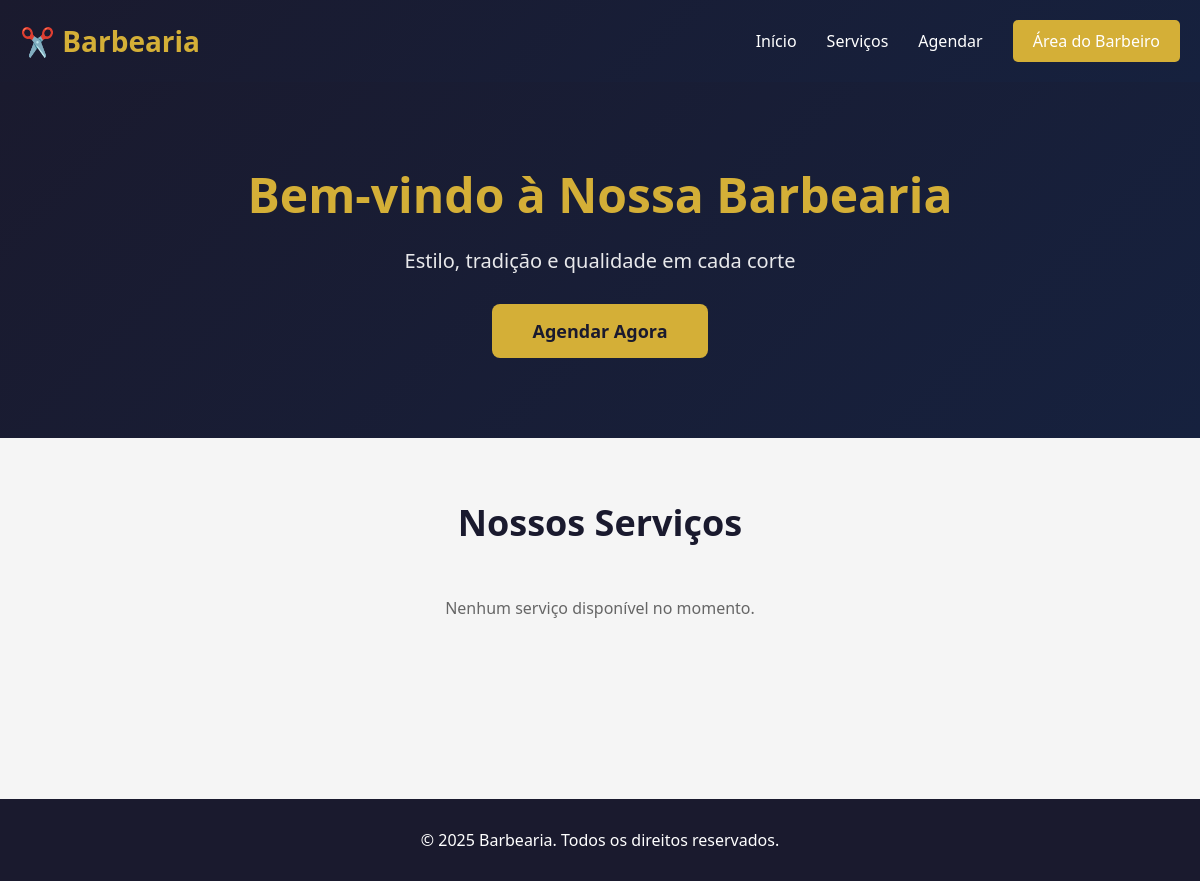
Before: / with the older database file.
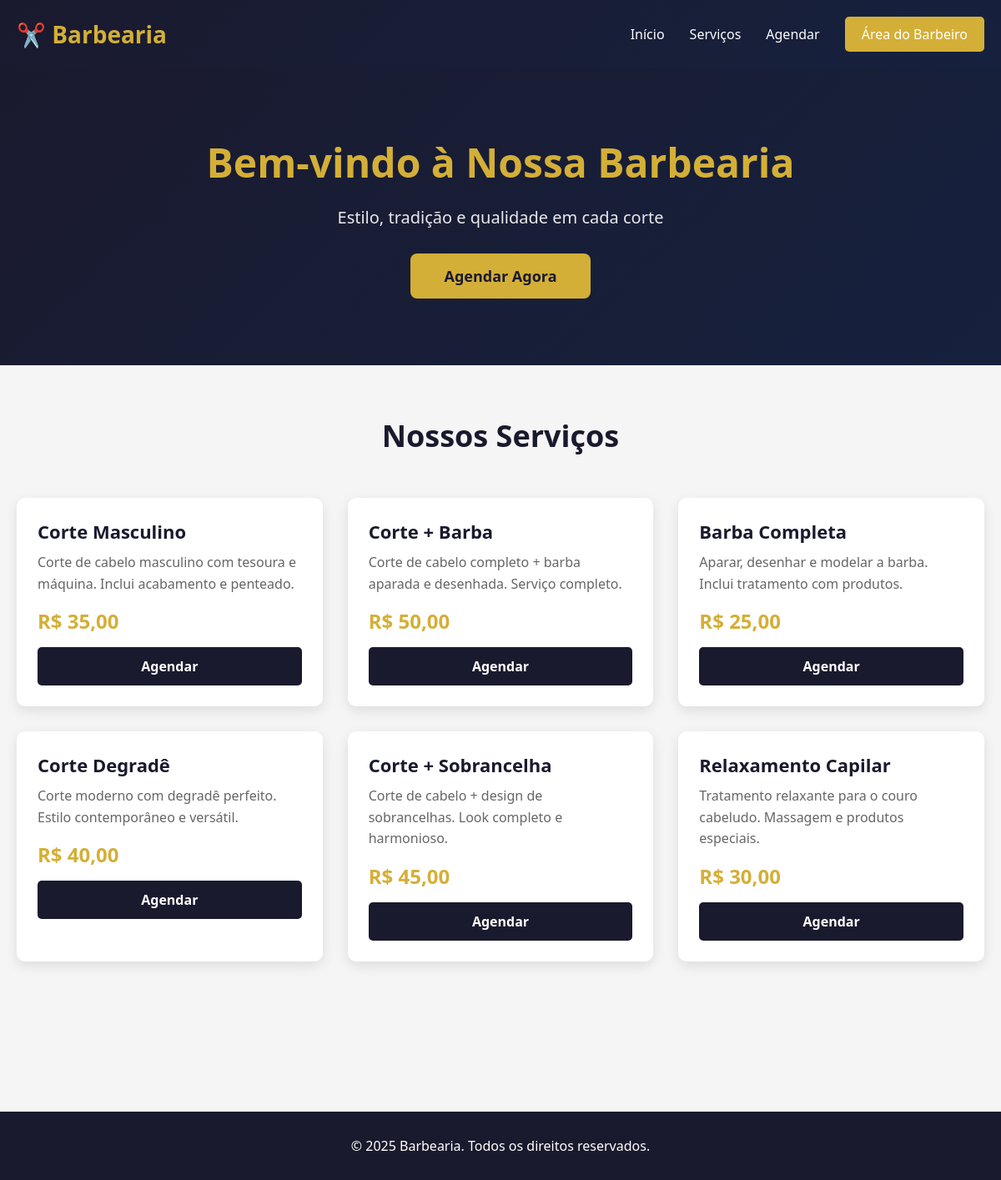
After: the same page with the newer database file.
### tables this page shows
CREATE TABLE `servicos` (
  `id` int(11) NOT NULL AUTO_INCREMENT,
  `servico` varchar(100) NOT NULL,
  `descricao` text NOT NULL,
  `preco` decimal(10,2) NOT NULL,
  `imagem` varchar(255) DEFAULT NULL,
  PRIMARY KEY (`id`)
);

### home.php (the view, shortened to what this page needs)
<?php
    require_once("admin/conectaMYSQL.php");
?>
<!DOCTYPE html>
<html lang="pt-BR">
<head>
</head>
<body>
    <header>
        <div class="header-container">
            <div class="logo">✂️ Barbearia</div>
            <nav class="nav-links">
                <a href="?query=home">Início</a>
                <a href="?query=servicos">Serviços</a>
                <a href="?query=agendar">Agendar</a>
                <a href="?query=login-barbeiro" class="btn-login">Área do Barbeiro</a>
            </nav>
        </div>
    </header>
    <section class="hero">
        <h1>Bem-vindo à Nossa Barbearia</h1>
        <p>Estilo, tradição e qualidade em cada corte</p>
        <a href="?query=agendar" class="btn-cta">Agendar Agora</a>
    </section>
    <div class="container">
        <h2 class="section-title">Nossos Serviços</h2>
        <div class="services-grid">
            <?php
                $sql = "SELECT * FROM servicos LIMIT 6";
                $resultado = mysqli_query($connect, $sql);
                if(mysqli_num_rows($resultado) > 0) {
                    while($servico = mysqli_fetch_array($resultado)) {
                        echo '<div class="service-card">';
                        echo '<h3>' . ($servico['servico']) . '</h3>';
                        echo '<p>' . ($servico['descricao']) . '</p>';
                        echo '<div class="service-price">R$ ' . number_format($servico['preco'], 2, ',', '.') . '</div>';
                        echo '<a href="?query=agendar" class="btn-agendar">Agendar</a>';
                        echo '</div>';
                    }
                } else {
                    echo '<p style="grid-column: 1/-1; text-align: center; color: #666;">Nenhum serviço disponível no momento.</p>';
                }
            ?>
        </div>
    </div>
    <footer>
        <p>&copy; 2025 Barbearia. Todos os direitos reservados.</p>
    </footer>
</body>
</html>

### index.php
<?php
    if(empty($_SERVER['QUERY_STRING'])){
        $query = 'home';
        include_once("$query.php");
    }
    else{
        $query = $_GET['query'];
        include_once("$query.php");
    }
?>

### home.php (style rules this page uses)
* { margin: 0; padding: 0; box-sizing: border-box; }
body { font-family: 'Segoe UI', Tahoma, Geneva, Verdana, sans-serif; background: #f5f5f5; color: #333; }
header { background: linear-gradient(135deg, #1a1a2e 0%, #16213e 100%); color: #fff; padding: 20px 0; box-shadow: 0 2px 10px rgba(0,0,0,0.1); }
.header-container { max-width: 1200px; margin: 0 auto; padding: 0 20px; display: flex; justify-content: space-between; align-items: center; }
.logo { font-size: 28px; font-weight: 700; color: #d4af37; }
.nav-links { display: flex; gap: 30px; align-items: center; }
.nav-links a { color: #fff; text-decoration: none; font-weight: 500; transition: color 0.3s ease; }
.btn-login { background: #d4af37; color: #1a1a2e; padding: 10px 20px; border-radius: 5px; text-decoration: none; font-weight: 600; transition: all 0.3s ease; }
.hero { background: linear-gradient(135deg, #1a1a2e 0%, #16213e 100%); color: #fff; padding: 80px 20px; text-align: center; }
.hero h1 { font-size: 48px; margin-bottom: 20px; color: #d4af37; }
.hero p { font-size: 20px; margin-bottom: 30px; opacity: 0.9; }
.btn-cta { display: inline-block; background: #d4af37; color: #1a1a2e; padding: 15px 40px; border-radius: 8px; text-decoration: none; font-weight: 600; font-size: 18px; transition: all 0.3s ease; }
.container { max-width: 1200px; margin: 0 auto; padding: 60px 20px; }
.section-title { text-align: center; font-size: 36px; margin-bottom: 50px; color: #1a1a2e; }
.services-grid { display: grid; grid-template-columns: repeat(auto-fit, minmax(280px, 1fr)); gap: 30px; margin-bottom: 60px; }
.service-card { background: #fff; border-radius: 10px; padding: 25px; box-shadow: 0 5px 15px rgba(0,0,0,0.1); transition: all 0.3s ease; }
.service-card h3 { color: #1a1a2e; margin-bottom: 10px; font-size: 22px; }
.service-card p { color: #666; margin-bottom: 15px; line-height: 1.6; }
.service-price { font-size: 24px; font-weight: 700; color: #d4af37; margin-bottom: 15px; }
.btn-agendar { display: block; text-align: center; background: #1a1a2e; color: #fff; padding: 12px; border-radius: 5px; text-decoration: none; font-weight: 600; transition: all 0.3s ease; }
footer { background: #1a1a2e; color: #fff; text-align: center; padding: 30px 20px; margin-top: 60px; }

Changed rows visible on the page:
added servicos: servico "Corte Masculino", descricao "Corte de cabelo masculino com tesoura e máquina. Inclui acabamento e penteado.", preco "35,00"
added servicos: servico "Corte + Barba", descricao "Corte de cabelo completo + barba aparada e desenhada. Serviço completo.", preco "50,00"
added servicos: servico "Barba Completa", descricao "Aparar, desenhar e modelar a barba. Inclui tratamento com produtos.", preco "25,00"
added servicos: servico "Corte Degradê", descricao "Corte moderno com degradê perfeito. Estilo contemporâneo e versátil.", preco "40,00"
added servicos: servico "Corte + Sobrancelha", descricao "Corte de cabelo + design de sobrancelhas. Look completo e harmonioso.", preco "45,00"
added servicos: servico "Relaxamento Capilar", descricao "Tratamento relaxante para o couro cabeludo. Massagem e produtos especiais.", preco "30,00"
Other visible differences:
text no longer shown: "Nenhum serviço disponível no momento."
